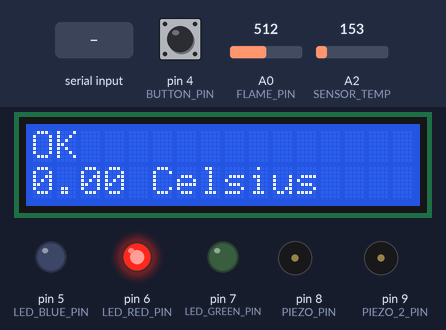
A sketch run on a simulated Arduino Uno, built with avr-gcc and run on an emulated ATmega328P. On the bench: 16×2 character LCD, output pins drawn as LEDs (lit = HIGH), buzzer (waves = sounding, pin HIGH). The test bench sets the inputs (shaded band); at power-on: A0 (FLAME_PIN) = 512, pin 4 (BUTTON_PIN) HIGH, A2 (SENSOR_TEMP) = 153. What the sketch prints to the serial monitor is not drawn.

Above: at 1.3 s.
1.4 s: A0 (FLAME_PIN) set to 950
4.4 s: pin 4 (BUTTON_PIN) pulled LOW for 0.15 s
At 5.09 s:
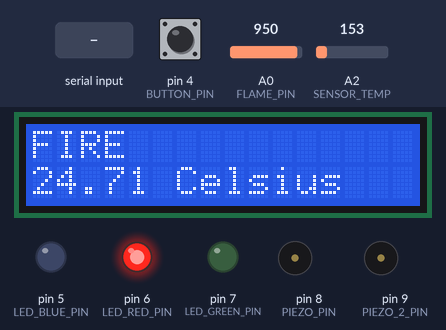
6.6 s: A0 (FLAME_PIN) set to 925
At 7.4 s:
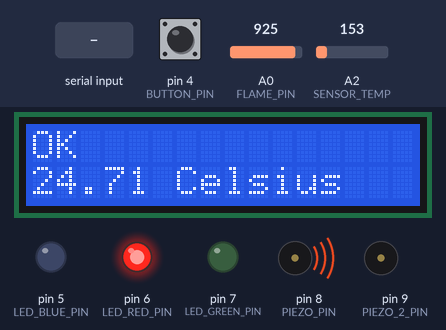
9.6 s: "/ic/+/alarme\n" received over the second serial link
At 11.2 s:
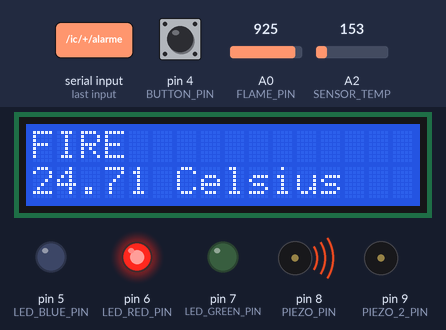
12.6 s: A2 (SENSOR_TEMP) set to 165
At 15.4 s:
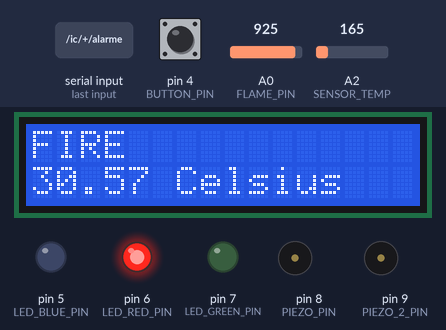
15.6 s: pin 4 (BUTTON_PIN) pulled LOW for 1 s
At 16.4 s:
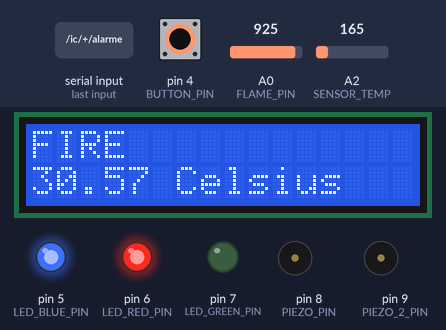
Timing chart, 0 to 18.6 s (numbered marks = the images above; inputs shaded):
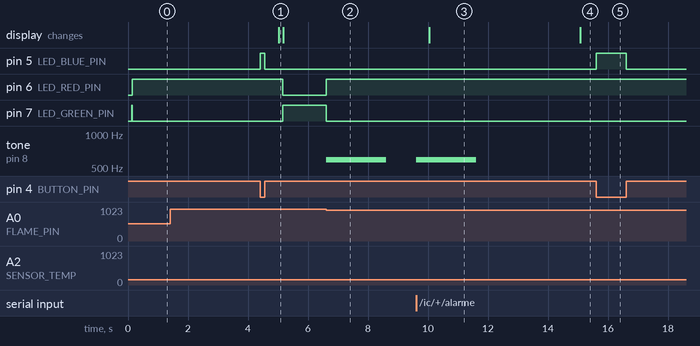

The sketch:

arduino_projeto2.ino
```cpp
/*
 * Pin layout:
 * ----------|------------|-------------|--------------------------------------------|
 *           |  Arduino   |   ESP32     |                 DESCRIPTION                |
 * Signal    |  Pin       |   Pin       |                                            |
 * ----------|------------|-------------|--------------------------------------------|
 * FLAME     |      A0    |             |
 * INFRARED  |      A1    |             |
 * TEMP      |      A2    |             |
 * RX        |      0     |      TX2    |
 * TX        |      1     |      RX2    |
 * BUTTON    |      4     |
 * LED BLUE  |      5     |
 * LED RED   |      6     |
 * LED GREEN |      7     |
 * BUZZER    |      8     |
 * BUZZER    |      9     |
*/
#include <IRremote.h>
#include <LiquidCrystal_I2C.h>
#include <dht.h>
#include <SoftwareSerial.h>

SoftwareSerial sw(0, 1); // RX, TX
const int FLAME_PIN = A0;
const int SENSOR_IR = A1;
const int SENSOR_TEMP = A2;

const int IR_RECEIVER_PIN = 3;
const int BUTTON_PIN = 4;
const int LED_BLUE_PIN = 5;
const int LED_RED_PIN = 6;
const int LED_GREEN_PIN = 7;
const int PIEZO_PIN = 8;
const int PIEZO_2_PIN = 9;

dht DHT;

LiquidCrystal_I2C lcd(0x27, 16, 2);
String system_status;
const String STATUS_OK = "OK";
const String STATUS_FIRE = "FIRE";
const String TOPIC = "/ic/Grupo3/";
float lcd_timestamp;
float alarm_timestamp;
float fire_timestamp;
int flame_value;
float celsius;
bool button_status;


void setup() {
    Serial.begin(115200); //sending data
    sw.begin(19200); //receiving data
    // Inputs
    IrReceiver.begin(IR_RECEIVER_PIN, ENABLE_LED_FEEDBACK); // IR receiver
    pinMode(BUTTON_PIN, INPUT_PULLUP);
    pinMode(FLAME_PIN, INPUT);
    pinMode(SENSOR_TEMP, INPUT);

    // Outputs
    pinMode(LED_BLUE_PIN, OUTPUT);
    pinMode(LED_RED_PIN, OUTPUT);
    pinMode(LED_GREEN_PIN, OUTPUT);
    pinMode(PIEZO_PIN, OUTPUT);
    pinMode(PIEZO_2_PIN, OUTPUT);

    // Initialize LCD
    lcd.begin(16, 2);
    lcd.init();
    lcd.backlight();

    system_ok();
    celsius = 0;
    button_status = false;
}

void loop() {
    // Temperature translation from analog signal
    float input = analogRead(SENSOR_TEMP) * 5000.0 / 1024.0;
    celsius = (input - 500.0) / 10.0;

    // Refreshing LCD every 5 seconds
    if (millis() - lcd_timestamp > 5000) {
        refresh_lcd();

        lcd_timestamp = millis();

        Serial.print("temp:");
        Serial.println(celsius);
    }

    // Flame signal reading
    flame_value = analogRead(FLAME_PIN);

    // Turn on buzzer when detecting fire
    check_fire(flame_value);

    // Button handling
    button_pressed();

    if (sw.available() > 0) {
        char bfr[501];
        memset(bfr, 0, 501);  // cria um buffer para receber os dados
        sw.readBytesUntil('\n', bfr, 500);  // lê dados para o buffer, até receber \n
        String data = String(bfr);  // converte os dados do buffer para String
        String topic = extract_topic(data);
        if (topic.equals("/ic/+/alarme")) {
          turn_on_alarm();
        }
        //Serial.println("TOCOU ALARME");
        //sw.println("TOCOU ALARME");
    }
}

void check_fire(float flame_value) {
  if (flame_value < 940) {
    if(system_status != STATUS_FIRE){
      turn_red();
      if (millis() - alarm_timestamp > 3000) {
          turn_on_alarm();
          alarm_timestamp = millis();
      }
      Serial.println("fire:1");
      sw.println("fire:1");
      system_status = STATUS_FIRE;
      fire_timestamp = millis();
    }
  }else{
    if(system_status == STATUS_FIRE && millis() - fire_timestamp > 5000){
      system_ok();
      Serial.println("fire:0");
      sw.println("fire:0");
    }
  }
}


String extract_topic(const String& serialData) {
  int index = serialData.indexOf(":");
  if (index >= 0) {
    String sub_topic = serialData.substring(0, index);
    String topic = String(TOPIC) + sub_topic;
    topic.trim();
    return topic;
  }
  return serialData;
}


void button_pressed(){
    if (digitalRead(BUTTON_PIN) == LOW) {
        if(!button_status){
          button_status = true;
          turn_on_led(LED_BLUE_PIN);
          Serial.println("alarme:1");
          sw.println("alarme:1");
        }
    } else {
        if(button_status){
          button_status = false;
          turn_off_led(LED_BLUE_PIN);
          Serial.println("alarme:0");
          sw.println("alarme:0");
        }
    }
}

//system is ok
void system_ok(){
    system_status = STATUS_OK;
    turn_green();
    refresh_lcd();
}

void refresh_lcd(){
  lcd.clear();
  lcd.setCursor(0,0);
  lcd.print(system_status);
  lcd.setCursor(0,1);
  lcd.print(celsius);
  lcd.print(" Celsius");
}

void turn_red() {
    turn_off_blue();
    turn_off_green();
    turn_on_red();
}

void turn_green() {
    turn_off_blue();
    turn_on_green();
    turn_off_red();
}

void turn_blue() {
    turn_on_blue();
    turn_off_green();
    turn_off_red();
}

void turn_on_red() {
    digitalWrite(LED_RED_PIN, HIGH);
}

void turn_off_red() {
    digitalWrite(LED_RED_PIN, LOW);
}

void turn_on_green() {
    digitalWrite(LED_GREEN_PIN, HIGH);
}

void turn_off_green() {
    digitalWrite(LED_GREEN_PIN, LOW);
}

void turn_on_blue() {
    digitalWrite(LED_BLUE_PIN, HIGH);
}

void turn_off_blue() {
    digitalWrite(LED_BLUE_PIN, LOW);
}

void turn_on_alarm() {
    tone(PIEZO_PIN, 590, 2000);
    //Serial.println("alarm");
}

void turn_off_alarm() {
    noTone(PIEZO_PIN);
}

void turn_on_led(int pin) {
    digitalWrite(pin, HIGH);
}

void turn_off_led(int pin) {
    digitalWrite(pin, LOW);
}
```

Measured:
- the behaviour switches between 940 and 939 on A0 (FLAME_PIN) (found by bisection; images 1 and 2)
- after the input at 1.4 s, every drawn part: stays the same
- after the input at 4.4 s, pin 5 (LED_BLUE_PIN): LOW → HIGH at once, → LOW 0.15 s later
- after the input at 6.6 s, pin 6 (LED_RED_PIN): LOW → HIGH at once; pin 7 (LED_GREEN_PIN): HIGH → LOW at once; tone on pin 8 (PIEZO_PIN): silent → 590 Hz at once, → silent 2.0 s later
- after the input at 9.6 s, tone on pin 8 (PIEZO_PIN): silent → 590 Hz at once, → silent 2.0 s later
- after the input at 12.6 s, the display: changes after 2.5 s (image 4)
- after the input at 15.6 s, pin 5 (LED_BLUE_PIN): LOW → HIGH at once, → LOW 1.0 s later
